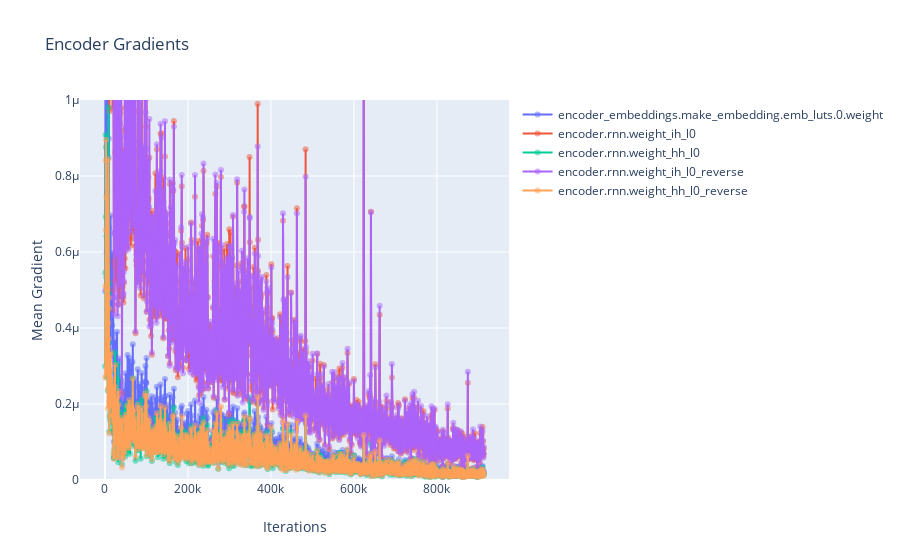
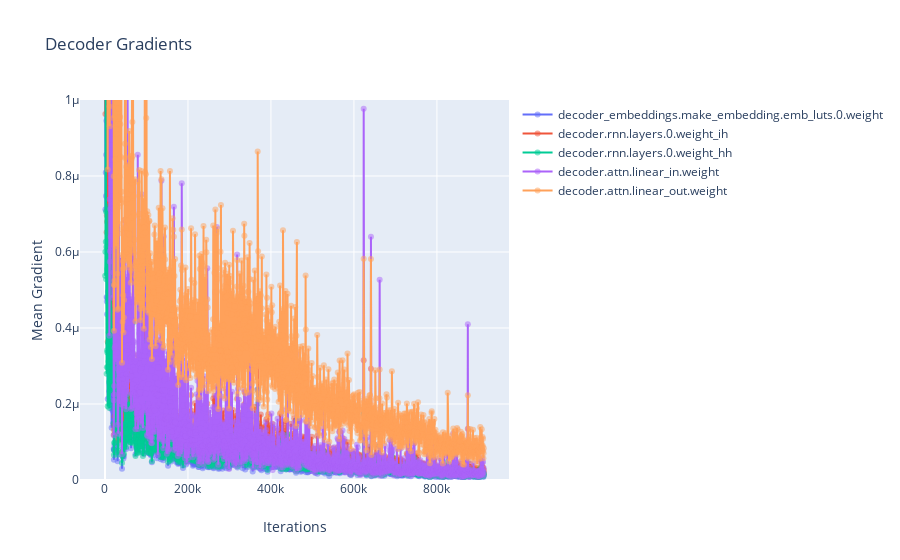
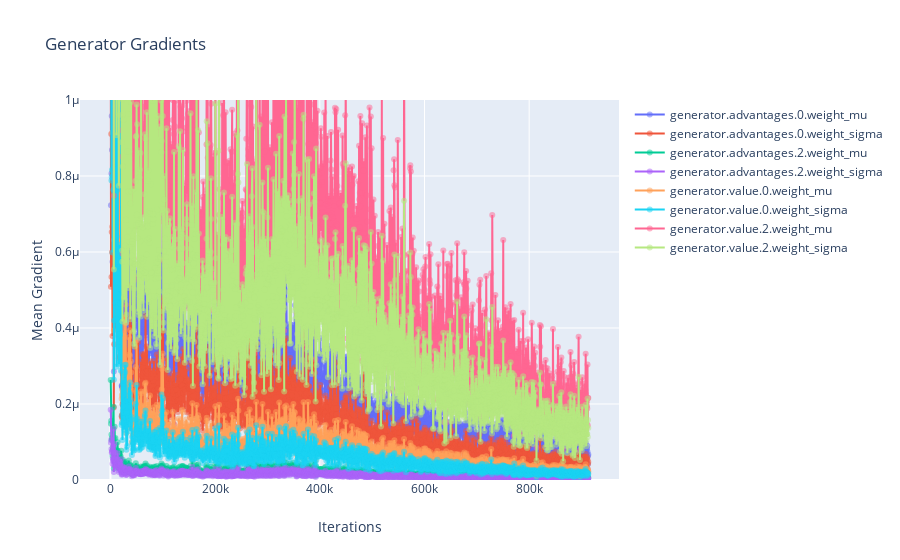

Notebook cell for these charts, in order:
### Code cell
show_gradient_flow('logs')

### Figure 1 — Plotly figure (JSON) as saved in the notebook; plotly's stock layout.template omitted (floating-point values rounded to 4 significant figures; data arrays with more than 128 entries replaced by an {"elided": "..."} marker saying what was removed)
{"data": [{"marker": {"opacity": 0.5}, "mode": "lines+markers", "name": "encoder_embeddings.make_embedding.emb_luts.0.weight", "type": "scatter", "x": {"elided": "1826 int values"}, "y": {"elided": "1826 float values"}}, {"marker": {"opacity": 0.5}, "mode": "lines+markers", "name": "encoder.rnn.weight_ih_l0", "type": "scatter", "x": {"elided": "1826 int values"}, "y": {"elided": "1826 float values"}}, {"marker": {"opacity": 0.5}, "mode": "lines+markers", "name": "encoder.rnn.weight_hh_l0", "type": "scatter", "x": {"elided": "1826 int values"}, "y": {"elided": "1826 float values"}}, {"marker": {"opacity": 0.5}, "mode": "lines+markers", "name": "encoder.rnn.weight_ih_l0_reverse", "type": "scatter", "x": {"elided": "1826 int values"}, "y": {"elided": "1826 float values"}}, {"marker": {"opacity": 0.5}, "mode": "lines+markers", "name": "encoder.rnn.weight_hh_l0_reverse", "type": "scatter", "x": {"elided": "1826 int values"}, "y": {"elided": "1826 float values"}}], "layout": {"title": {"text": "Encoder Gradients"}, "xaxis": {"title": {"text": "Iterations"}}, "yaxis": {"range": [0, 1e-06], "title": {"text": "Mean Gradient"}}}}

### Figure 2 — Plotly figure (JSON) as saved in the notebook; plotly's stock layout.template omitted (floating-point values rounded to 4 significant figures; data arrays with more than 128 entries replaced by an {"elided": "..."} marker saying what was removed)
{"data": [{"marker": {"opacity": 0.5}, "mode": "lines+markers", "name": "decoder_embeddings.make_embedding.emb_luts.0.weight", "type": "scatter", "x": {"elided": "1826 int values"}, "y": {"elided": "1826 float values"}}, {"marker": {"opacity": 0.5}, "mode": "lines+markers", "name": "decoder.rnn.layers.0.weight_ih", "type": "scatter", "x": {"elided": "1826 int values"}, "y": {"elided": "1826 float values"}}, {"marker": {"opacity": 0.5}, "mode": "lines+markers", "name": "decoder.rnn.layers.0.weight_hh", "type": "scatter", "x": {"elided": "1826 int values"}, "y": {"elided": "1826 float values"}}, {"marker": {"opacity": 0.5}, "mode": "lines+markers", "name": "decoder.attn.linear_in.weight", "type": "scatter", "x": {"elided": "1826 int values"}, "y": {"elided": "1826 float values"}}, {"marker": {"opacity": 0.5}, "mode": "lines+markers", "name": "decoder.attn.linear_out.weight", "type": "scatter", "x": {"elided": "1826 int values"}, "y": {"elided": "1826 float values"}}], "layout": {"title": {"text": "Decoder Gradients"}, "xaxis": {"title": {"text": "Iterations"}}, "yaxis": {"range": [0, 1e-06], "title": {"text": "Mean Gradient"}}}}

### Figure 3 — Plotly figure (JSON) as saved in the notebook; plotly's stock layout.template omitted (floating-point values rounded to 4 significant figures; data arrays with more than 128 entries replaced by an {"elided": "..."} marker saying what was removed)
{"data": [{"marker": {"opacity": 0.5}, "mode": "lines+markers", "name": "generator.advantages.0.weight_mu", "type": "scatter", "x": {"elided": "1826 int values"}, "y": {"elided": "1826 float values"}}, {"marker": {"opacity": 0.5}, "mode": "lines+markers", "name": "generator.advantages.0.weight_sigma", "type": "scatter", "x": {"elided": "1826 int values"}, "y": {"elided": "1826 float values"}}, {"marker": {"opacity": 0.5}, "mode": "lines+markers", "name": "generator.advantages.2.weight_mu", "type": "scatter", "x": {"elided": "1826 int values"}, "y": {"elided": "1826 float values"}}, {"marker": {"opacity": 0.5}, "mode": "lines+markers", "name": "generator.advantages.2.weight_sigma", "type": "scatter", "x": {"elided": "1826 int values"}, "y": {"elided": "1826 float values"}}, {"marker": {"opacity": 0.5}, "mode": "lines+markers", "name": "generator.value.0.weight_mu", "type": "scatter", "x": {"elided": "1826 int values"}, "y": {"elided": "1826 float values"}}, {"marker": {"opacity": 0.5}, "mode": "lines+markers", "name": "generator.value.0.weight_sigma", "type": "scatter", "x": {"elided": "1826 int values"}, "y": {"elided": "1826 float values"}}, {"marker": {"opacity": 0.5}, "mode": "lines+markers", "name": "generator.value.2.weight_mu", "type": "scatter", "x": {"elided": "1826 int values"}, "y": {"elided": "1826 float values"}}, {"marker": {"opacity": 0.5}, "mode": "lines+markers", "name": "generator.value.2.weight_sigma", "type": "scatter", "x": {"elided": "1826 int values"}, "y": {"elided": "1826 float values"}}], "layout": {"title": {"text": "Generator Gradients"}, "xaxis": {"title": {"text": "Iterations"}}, "yaxis": {"range": [0, 1e-06], "title": {"text": "Mean Gradient"}}}}
